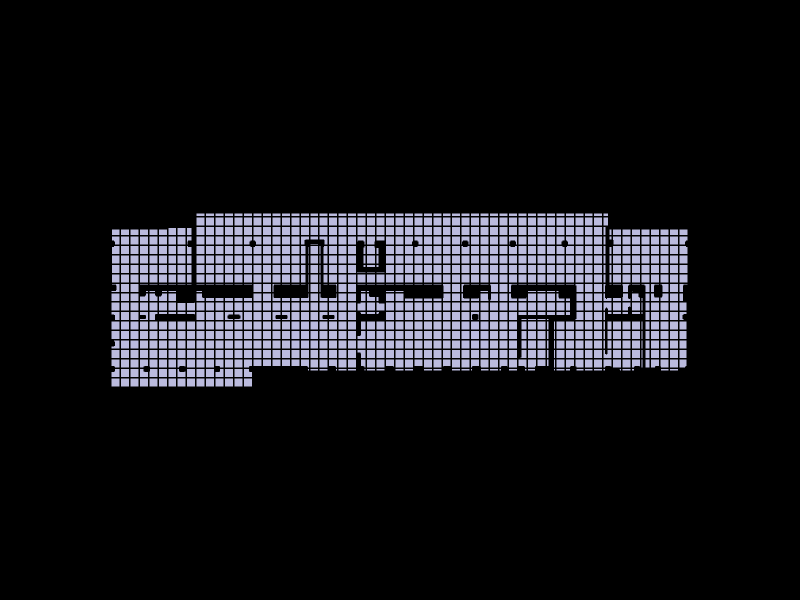

Notebook code cell kept with this figure:
### Markdown cell above
### Show the resulting shell

### Code cell
Topology.Show(shell,
              camera=[0,0,6],
              faceColor=[210,210,250],
              faceOpacity=0.9,
              edgeColor="black",
              edgeWidth=3,
              showVertices=False,
              backgroundColor="black",
              width=800,
              height=600,
              renderer = renderer)

### Figure 1 — Plotly figure (JSON) as saved in the notebook; plotly's stock layout.template omitted (floating-point values rounded to 4 significant figures; data arrays with more than 128 entries replaced by an {"elided": "..."} marker saying what was removed)
{"data": [{"hoverinfo": "text", "legendgroup": "2", "legendrank": 2, "line": {"color": "black", "dash": "solid", "width": 3}, "marker": {"size": 0}, "mode": "lines", "name": "1: Untitled (Edges)", "showlegend": false, "text": "", "type": "scatter3d", "x": {"elided": "8919 float values"}, "y": {"elided": "8919 float values"}, "z": {"elided": "8919 int values"}}, {"cmax": 1, "cmin": 0, "color": "#D2D2FA", "colorscale": [[0, "#440154"], [0.1111, "#482878"], [0.2222, "#3e4989"], [0.3333, "#31688e"], [0.4444, "#26828e"], [0.5556, "#1f9e89"], [0.6667, "#35b779"], [0.7778, "#6ece58"], [0.8889, "#b5de2b"], [1, "#fde725"]], "flatshading": true, "hoverinfo": "text", "hovertext": "", "i": {"elided": "2762 int values"}, "j": {"elided": "2762 int values"}, "k": {"elided": "2762 int values"}, "legendgroup": "3", "legendrank": 3, "lighting": {"facenormalsepsilon": 0}, "name": "1: Untitled (Faces)", "opacity": 0.9, "showlegend": false, "showscale": false, "text": "", "type": "mesh3d", "x": {"elided": "1765 float values"}, "y": {"elided": "1765 float values"}, "z": {"elided": "1765 int values"}}], "layout": {"autosize": true, "height": 600, "margin": {"b": 40, "l": 40, "r": 40, "t": 40}, "paper_bgcolor": "#000000", "plot_bgcolor": "#000000", "scene": {"aspectmode": "data", "camera": {"center": {"x": 0, "y": 0, "z": 0}, "eye": {"x": 0, "y": 0, "z": 6}, "projection": {"type": "perspective"}, "up": {"x": 0, "y": 1, "z": 0}}, "xaxis": {"visible": false}, "yaxis": {"visible": false}, "zaxis": {"visible": false}}, "showlegend": true, "width": 800, "xaxis": {"showgrid": false, "visible": false, "zeroline": false}, "yaxis": {"showgrid": false, "visible": false, "zeroline": false}}}
